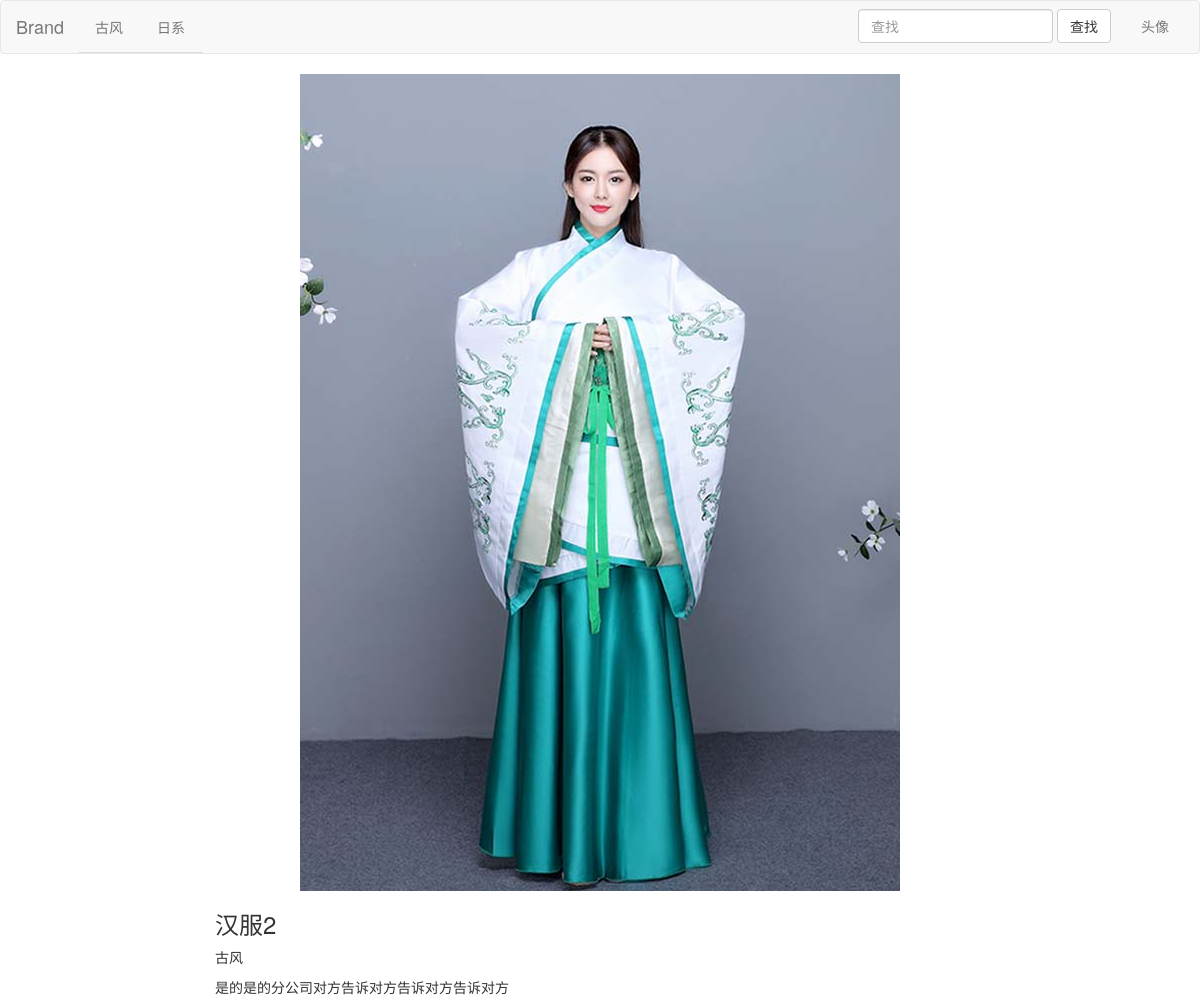
/llg/detail/6, run on the app's committed database.
### llg/models.py (models this page shows, shortened)
class Article(models.Model):
    title = models.CharField(max_length=100, verbose_name="标题")
    category = models.ForeignKey(Category, on_delete=models.CASCADE)
    image = models.ImageField(upload_to="upload/", null=True, verbose_name="图片")
    content = RichTextField()
    create_datetime = models.DateTimeField(auto_now_add=True, verbose_name="创建时间")
    update_datetime = models.DateTimeField(auto_now=True, verbose_name="更新时间")

class Category(models.Model):
    name = models.CharField(max_length=50, verbose_name="分类")
    def __str__(self):
        return self.name

### llg/views.py (the view)
# urls.py: path('detail/<int:article_pk>', views.detail, name='detail'),
def detail(request, article_pk):
    article = get_object_or_404(Article, pk=article_pk)
    context = {
        "article": article
    }
    return render(request, "llg/detail.html", context)

### llg/templates/llg/detail.html
{% extends 'base.html' %}
{% block content %}
<div class="container-fluid">
    <div class="row">
        <div class="col-md-2"></div>
        <div class="col-xs-12 col-md-8">
            <img src="{{ article.image.url }}" style="height: auto; width: auto; display: block;margin: 0 auto;">
            <h3>{{ article.title }}</h3>
            <p>{{ article.category }}</p>
            <p>{{ article.content|safe }}</p>
        </div>
        <div class="col-md-2"></div>
    </div>
</div>
{% endblock %}

### data on the page
Article: image (picture), title "汉服2", category "古风", content "是的是的分公司对方告诉对方告诉对方告诉对方"
